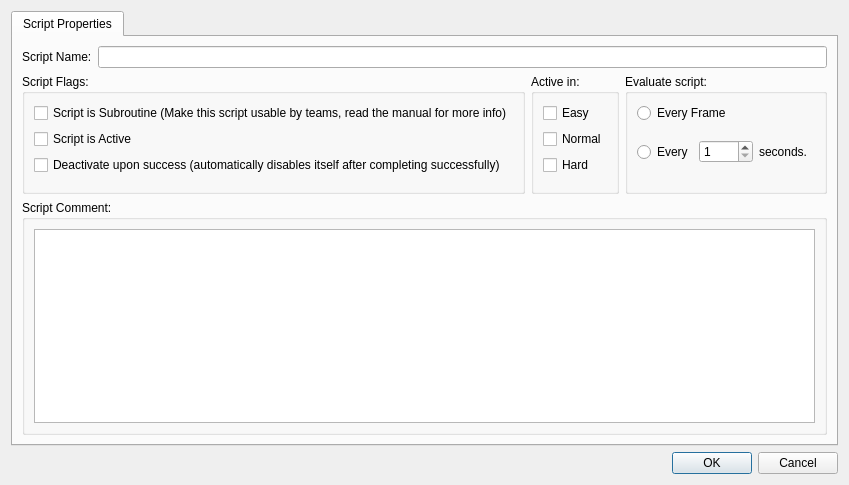
<?xml version="1.0" encoding="UTF-8"?>
<ui version="4.0">
 <class>WBQtScriptEditDialog</class>
 <widget class="QDialog" name="WBQtScriptEditDialog">
  <layout class="QVBoxLayout" name="rootLayout" stretch="1,0">
   <item>
    <widget class="QTabWidget" name="tabs">
     <property name="currentIndex">
      <number>0</number>
     </property>
     <widget class="QWidget" name="propertiesTab">
      <attribute name="title">
       <string>Script Properties</string>
      </attribute>
      <layout class="QVBoxLayout" name="propertiesLayout" stretch="0,0,1">
       <item>
        <layout class="QHBoxLayout" name="nameRow" stretch="0,1">
         <item>
          <widget class="QLabel" name="nameLabel">
           <property name="text">
            <string>Script Name:</string>
           </property>
          </widget>
         </item>
         <item>
          <widget class="QLineEdit" name="nameEdit"/>
         </item>
        </layout>
       </item>
       <item>
        <layout class="QHBoxLayout" name="middleRow" stretch="1,0,0">
         <item>
          <widget class="QGroupBox" name="flagsBox">
           <property name="title">
            <string>Script Flags:</string>
           </property>
           <layout class="QVBoxLayout" name="flagsLay">
            <item>
             <widget class="QCheckBox" name="subroutineCheck">
              <property name="text">
               <string>Script is Subroutine (Make this script usable by teams, read the manual for more info)</string>
              </property>
             </widget>
            </item>
            <item>
             <widget class="QCheckBox" name="activeCheck">
              <property name="text">
               <string>Script is Active</string>
              </property>
             </widget>
            </item>
            <item>
             <widget class="QCheckBox" name="oneShotCheck">
              <property name="text">
               <string>Deactivate upon success (automatically disables itself after completing successfully)</string>
              </property>
             </widget>
            </item>
            <item>
             <spacer name="flagsSpacer">
              <property name="orientation">
               <enum>Qt::Vertical</enum>
              </property>
             </spacer>
            </item>
           </layout>
          </widget>
         </item>
         <item>
          <widget class="QGroupBox" name="activeInBox">
           <property name="title">
            <string>Active in:</string>
           </property>
           <layout class="QVBoxLayout" name="activeInLay">
            <item>
             <widget class="QCheckBox" name="easyCheck">
              <property name="text">
               <string>Easy</string>
              </property>
             </widget>
            </item>
            <item>
             <widget class="QCheckBox" name="normalCheck">
              <property name="text">
               <string>Normal</string>
              </property>
             </widget>
            </item>
            <item>
             <widget class="QCheckBox" name="hardCheck">
              <property name="text">
               <string>Hard</string>
              </property>
             </widget>
            </item>
            <item>
             <spacer name="activeInSpacer">
              <property name="orientation">
               <enum>Qt::Vertical</enum>
              </property>
             </spacer>
            </item>
           </layout>
          </widget>
         </item>
         <item>
          <widget class="QGroupBox" name="evalBox">
           <property name="title">
            <string>Evaluate script:</string>
           </property>
           <layout class="QVBoxLayout" name="evalLay">
            <item>
             <widget class="QRadioButton" name="everyFrameRadio">
              <property name="text">
               <string>Every Frame</string>
              </property>
             </widget>
            </item>
            <item>
             <layout class="QHBoxLayout" name="secondsRow">
              <item>
               <widget class="QRadioButton" name="everySecondRadio">
                <property name="text">
                 <string>Every</string>
                </property>
               </widget>
              </item>
              <item>
               <widget class="QSpinBox" name="secondsSpin">
                <property name="minimum">
                 <number>1</number>
                </property>
                <property name="maximum">
                 <number>9999</number>
                </property>
               </widget>
              </item>
              <item>
               <widget class="QLabel" name="secondsLabel">
                <property name="text">
                 <string>seconds.</string>
                </property>
               </widget>
              </item>
              <item>
               <spacer name="secondsSpacer">
                <property name="orientation">
                 <enum>Qt::Horizontal</enum>
                </property>
               </spacer>
              </item>
             </layout>
            </item>
            <item>
             <spacer name="evalSpacer">
              <property name="orientation">
               <enum>Qt::Vertical</enum>
              </property>
             </spacer>
            </item>
           </layout>
          </widget>
         </item>
        </layout>
       </item>
       <item>
        <widget class="QGroupBox" name="commentBox">
         <property name="title">
          <string>Script Comment:</string>
         </property>
         <layout class="QVBoxLayout" name="commentLay">
          <item>
           <widget class="QPlainTextEdit" name="commentEdit"/>
          </item>
         </layout>
        </widget>
       </item>
      </layout>
     </widget>
    </widget>
   </item>
   <item>
    <widget class="QDialogButtonBox" name="buttonBox">
     <property name="standardButtons">
      <set>QDialogButtonBox::Cancel|QDialogButtonBox::Ok</set>
     </property>
    </widget>
   </item>
  </layout>
 </widget>
 <resources/>
 <connections/>
</ui>
